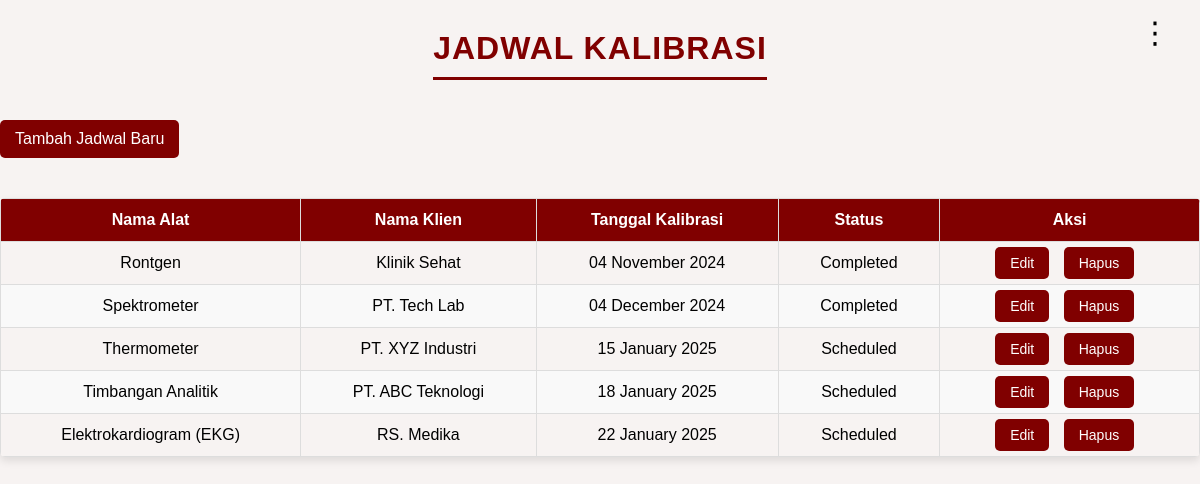
The page /schedule.php (signed in) on the database its author committed.
### tables this page shows
CREATE TABLE `calibration_schedules` (
  `id` int(11) NOT NULL,
  `tool_name` varchar(255) NOT NULL,
  `client_name` varchar(255) NOT NULL,
  `schedule_date` date NOT NULL,
  `status` varchar(50) NOT NULL
);

### schedule.php (the view, shortened to what this page needs)
<?php
include 'config.php';
$sql_schedules = "SELECT id, tool_name, client_name, DATE_FORMAT(schedule_date, '%d %M %Y') AS formatted_date, status FROM calibration_schedules ORDER BY schedule_date ASC";
$result_schedules = $conn->query($sql_schedules);
$schedules_list = [];
if ($result_schedules && $result_schedules->num_rows > 0) {
    while ($row = $result_schedules->fetch_assoc()) {
        $schedules_list[] = $row;
    }
}
?>
<!DOCTYPE html>
<html lang="en">
<head>
</head>
<body>
    <h2>Jadwal Kalibrasi</h2>
    <div class="dropdown">
            &#x22EE;
        </div>
    <a href="add_schedule.php" class="add-button">Tambah Jadwal Baru</a>
    <table>
        <thead>
            <tr>
                <th>Nama Alat</th>
                <th>Nama Klien</th>
                <th>Tanggal Kalibrasi</th>
                <th>Status</th>
                <th>Aksi</th>
            </tr>
        </thead>
        <tbody>
            <?php if (empty($schedules_list)): ?>
                <tr>
                    <td colspan="5">Tidak ada jadwal kalibrasi</td>
                </tr>
            <?php else: ?>
                <?php foreach ($schedules_list as $schedule): ?>
                    <tr>
                        <td><?php echo htmlspecialchars($schedule['tool_name']); ?></td>
                        <td><?php echo htmlspecialchars($schedule['client_name']); ?></td>
                        <td><?php echo htmlspecialchars($schedule['formatted_date']); ?></td>
                        <td><?php echo htmlspecialchars($schedule['status']); ?></td>
                        <td>
                            <a href="edit_schedule.php?id=<?php echo $schedule['id']; ?>" class="action-btn">Edit</a>
                            <a href="schedule.php?delete_id=<?php echo $schedule['id']; ?>" class="action-btn" onclick="return confirm('Yakin ingin menghapus jadwal ini?');">Hapus</a>
                        </td>
                    </tr>
                <?php endforeach; ?>
            <?php endif; ?>
        </tbody>
    </table>
</body>
</html>

### schedule.php (style rules this page uses)
body { font-family: Arial, sans-serif; background-color: #f7f3f2; margin: 0; display: flex; flex-direction: column; min-height: 100vh; }
h2 { font-size: 2rem; color: #800000; margin: 20px 0; text-align: center; font-weight: bold; text-transform: uppercase; letter-spacing: 1px; padding: 10px 0; border-bottom: 3px solid #800000; width: fit-content; margin-left: auto; margin-right: auto; }
.dropdown { position: absolute; top: 15px; right: 30px; cursor: pointer; font-size: 30px; }
.add-button { display: inline-block; width: fit-content; padding: 10px 15px; background-color: #800000; color: white; text-decoration: none; border-radius: 5px; margin: 20px 0; text-align: center; }
table { width: 100%; border-collapse: collapse; margin: 20px auto; text-align: left; border-radius: 5px; overflow: hidden; box-shadow: 0 4px 8px rgba(0, 0, 0, 0.1); }
th, td { border: 1px solid #ddd; padding: 12px 20px; }
th { background-color: #800000; color: white; text-align: center; }
td { text-align: center; }
tr:nth-child(even) { background-color: #f9f9f9; }
.action-btn { padding: 8px 15px; margin-right: 10px; background-color: #800000; color: white; text-decoration: none; border-radius: 5px; font-size: 14px; transition: background-color 0.3s; }

### rows shown on the page
calibration_schedules: tool_name "Rontgen", client_name "Klinik Sehat", formatted_date "04 November 2024", status "Completed"
calibration_schedules: tool_name "Spektrometer", client_name "PT. Tech Lab", formatted_date "04 December 2024", status "Completed"
calibration_schedules: tool_name "Thermometer", client_name "PT. XYZ Industri", formatted_date "15 January 2025", status "Scheduled"
calibration_schedules: tool_name "Timbangan Analitik", client_name "PT. ABC Teknologi", formatted_date "18 January 2025", status "Scheduled"
calibration_schedules: tool_name "Elektrokardiogram (EKG)", client_name "RS. Medika", formatted_date "22 January 2025", status "Scheduled"
